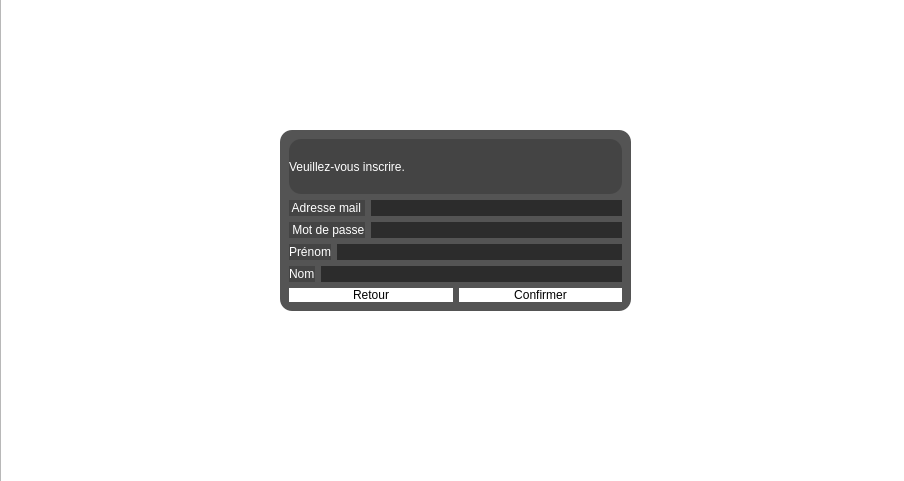
<?xml version="1.0" encoding="UTF-8"?>
<ui version="4.0">
 <class>VueInscription</class>
 <widget class="QWidget" name="VueInscription">
  <property name="geometry">
   <rect>
    <x>0</x>
    <y>0</y>
    <width>904</width>
    <height>481</height>
   </rect>
  </property>
  <property name="windowTitle">
   <string>VueInscription</string>
  </property>
  <widget class="QGraphicsView" name="graphicsView">
   <property name="geometry">
    <rect>
     <x>0</x>
     <y>-10</y>
     <width>1111</width>
     <height>871</height>
    </rect>
   </property>
   <property name="styleSheet">
    <string notr="true">background-image: url(&quot;res/images/EasyTicketLogo.png&quot;);</string>
   </property>
  </widget>
  <widget class="QGroupBox" name="verticalGroupBox">
   <property name="geometry">
    <rect>
     <x>280</x>
     <y>130</y>
     <width>351</width>
     <height>181</height>
    </rect>
   </property>
   <property name="styleSheet">
    <string notr="true">border-radius: 12%;
background-color: rgba(32, 32, 32, 196);
background-image: none;</string>
   </property>
   <layout class="QVBoxLayout" name="verticalLayout">
    <item>
     <widget class="QLabel" name="InscriptionLabel">
      <property name="styleSheet">
       <string notr="true">color: white;
background-color: rgba(64, 64, 64, 196);</string>
      </property>
      <property name="text">
       <string>Veuillez-vous inscrire.</string>
      </property>
     </widget>
    </item>
    <item>
     <layout class="QHBoxLayout" name="horizontalLayout_3">
      <item>
       <widget class="QLabel" name="AdresseMailLabel">
        <property name="styleSheet">
         <string notr="true">color: white;
background-color: rgba(64, 64, 64, 196);</string>
        </property>
        <property name="text">
         <string> Adresse mail </string>
        </property>
       </widget>
      </item>
      <item>
       <widget class="QLineEdit" name="AdresseMail">
        <property name="styleSheet">
         <string notr="true">color: white
</string>
        </property>
       </widget>
      </item>
     </layout>
    </item>
    <item>
     <layout class="QHBoxLayout" name="horizontalLayout_2">
      <item>
       <widget class="QLabel" name="MDPLabel">
        <property name="styleSheet">
         <string notr="true">color: white;
background-color: rgba(64, 64, 64, 196);</string>
        </property>
        <property name="text">
         <string> Mot de passe</string>
        </property>
       </widget>
      </item>
      <item>
       <widget class="QLineEdit" name="MDP"/>
      </item>
     </layout>
    </item>
    <item>
     <layout class="QHBoxLayout" name="horizontalLayout_4">
      <item>
       <widget class="QLabel" name="PrenomLabel">
        <property name="styleSheet">
         <string notr="true">color: white;
background-color: rgba(64, 64, 64, 196);</string>
        </property>
        <property name="text">
         <string>Prénom</string>
        </property>
       </widget>
      </item>
      <item>
       <widget class="QLineEdit" name="Prenom">
        <property name="styleSheet">
         <string notr="true">color: white
</string>
        </property>
       </widget>
      </item>
     </layout>
    </item>
    <item>
     <layout class="QHBoxLayout" name="horizontalLayout_6">
      <item>
       <widget class="QLabel" name="NomLabel">
        <property name="styleSheet">
         <string notr="true">color: white;
background-color: rgba(64, 64, 64, 196);</string>
        </property>
        <property name="text">
         <string>Nom</string>
        </property>
       </widget>
      </item>
      <item>
       <widget class="QLineEdit" name="Nom">
        <property name="styleSheet">
         <string notr="true">color: white
</string>
        </property>
       </widget>
      </item>
     </layout>
    </item>
    <item>
     <layout class="QHBoxLayout" name="horizontalLayout">
      <item>
       <widget class="QPushButton" name="RetourButton">
        <property name="styleSheet">
         <string notr="true">color: black;
background-color: rgba(255, 255, 255, 255);
border-radius: 12%;</string>
        </property>
        <property name="text">
         <string>Retour</string>
        </property>
       </widget>
      </item>
      <item>
       <widget class="QPushButton" name="ConfirmerButton">
        <property name="styleSheet">
         <string notr="true">color: black;
background-color: rgba(255, 255, 255, 255);
border-radius: 12%;</string>
        </property>
        <property name="text">
         <string>Confirmer</string>
        </property>
       </widget>
      </item>
     </layout>
    </item>
   </layout>
  </widget>
 </widget>
 <resources/>
 <connections/>
</ui>
